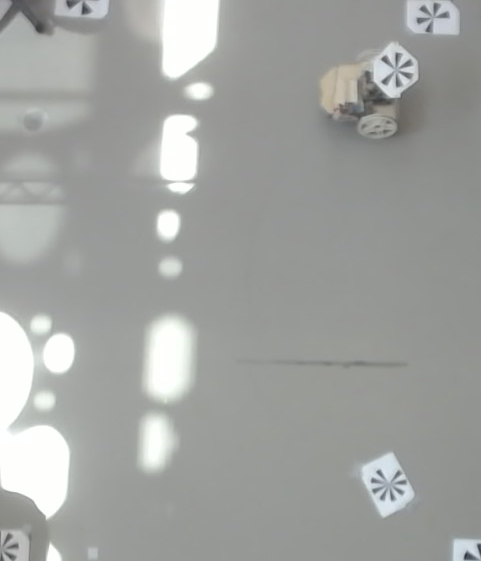
#> input picture digital_media/Test_results/frobit_movement2/test4/before/feature_de_RGB_crop.png, 481 x 561 px
$ python draw.py
#> lines starting #> are read from the running program, lines starting #| are printed output that depends on the picture; after the words box and inside, x2 and y2 are one past the last pixel; in counts of white or black regions, pixels touching at a corner belong together
# -*- coding: utf-8 -*-
#!/usr/bin/env python

#import rospy
import cv2
import numpy as np
#from std_msgs.msg import String

com = cv2.imread('feature_de_RGB_crop.png')
#> com is the input picture: shape (561, 481, 3); mean B, G, R 160.2, 163.1, 161.2

def save(image):
    cv2.imwrite('tmp.png',image)

def path(image):
    image[image == 0]=1        #so it is possible to merge images
    image[image ==4]=255        #setting start to white
    image[image == 6] = 255    #setting end to white
    image[image == 8]= 200      #Waypoints
    image[image == 5]= 120      #path
    #Black everything else
    return image

def merge(image,image2):
    return image * image2

def drawRoute():
    img = np.loadtxt("Map.txt")
    cv2.imshow('raw',img)
    save(img)
    newImg=cv2.imread('tmp.png')
    p = path(newImg)
    merg = merge(p,com)
    cv2.imshow('my paths',p)
    cv2.imshow('paths merge into start',merg)
    cv2.waitKey(0)


drawRoute()
#> in drawRoute, `cv2.imshow('raw',img)`:
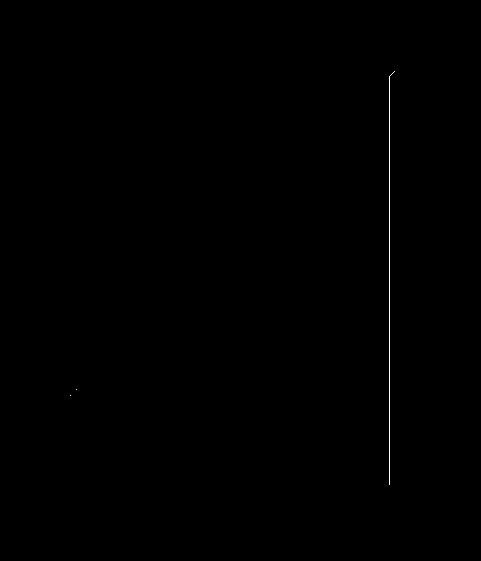
#> window 'raw': shape (561, 481); 0.15% white in thin lines or dots, all inside (x1, y1, x2, y2) = (70, 71, 395, 485)
#> in path, `image[image ==4]=255`: image: shape (561, 481, 3); min 1, max 255, mean 1
#> in path, `image[image == 8]= 200`: image: shape (561, 481, 3); min 1, max 255, mean 1
#> in path, `image[image == 5]= 120`: image: shape (561, 481, 3); min 1, max 255, mean 1.2
